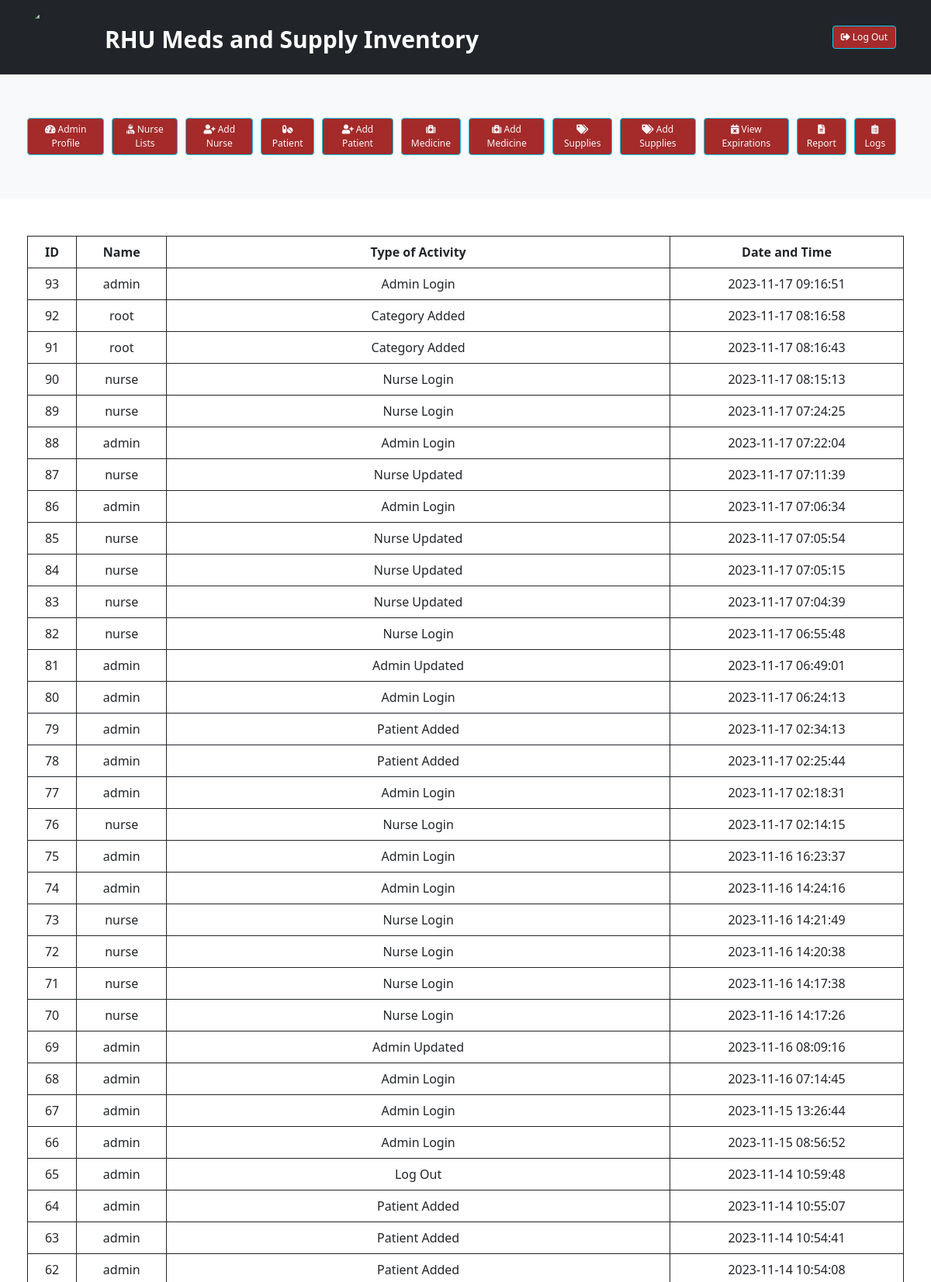
The page /activitylog.php (upper part) on the database its author committed.
### tables this page shows
CREATE TABLE `activitylogstb` (
  `id` int(11) NOT NULL,
  `accountname` varchar(255) DEFAULT NULL,
  `kindofactivity` varchar(255) NOT NULL,
  `dateandtime` datetime DEFAULT NULL
);

### activitylog.php (the view, shortened to what this page needs)
<!DOCTYPE html>
<html>
<head>
    <link href="https://cdn.jsdelivr.net/npm/bootstrap@5.0.2/dist/css/bootstrap.min.css" rel="stylesheet">
    <?php include "admin_dashboard.php";?>
</head>
<body>
<div class="container mt-5">
<table class="table table-responsive table-bordered border-dark table-hover text-center ">
        <tr>
            <th>ID</th>
            <th>Name</th>
            <th>Type of Activity</th>
            <th>Date and Time</th>
        </tr>
<?php
include "dbconfig.php";
$sql = "SELECT * FROM activitylogstb ORDER BY dateandtime DESC";
$result = $conn->query($sql);
if ($result->num_rows > 0) {
    while ($row = $result->fetch_assoc()) {
        echo "<tr>
            <td>" . $row["id"] . "</td>
            <td>" . $row["accountname"] . "</td>
            <td>" . $row["kindofactivity"] . "</td>
            <td>" . $row["dateandtime"] . "</td>
        </tr>";
    }
    echo "</table>";
} else {
    echo "No activity logs found.";
}
?>
    </div>
</body>
</html>

### admin_dashboard.php (style rules this page uses)
.container { padding: 0 5px; }

### rows shown on the page
activitylogstb: id "93", accountname "admin", kindofactivity "Admin Login", dateandtime "2023-11-17 09:16:51"
activitylogstb: id "92", accountname "root", kindofactivity "Category Added", dateandtime "2023-11-17 08:16:58"
activitylogstb: id "91", accountname "root", kindofactivity "Category Added", dateandtime "2023-11-17 08:16:43"
activitylogstb: id "90", accountname "nurse", kindofactivity "Nurse Login", dateandtime "2023-11-17 08:15:13"
activitylogstb: id "89", accountname "nurse", kindofactivity "Nurse Login", dateandtime "2023-11-17 07:24:25"
activitylogstb: id "88", accountname "admin", kindofactivity "Admin Login", dateandtime "2023-11-17 07:22:04"
activitylogstb: id "87", accountname "nurse", kindofactivity "Nurse Updated", dateandtime "2023-11-17 07:11:39"
activitylogstb: id "86", accountname "admin", kindofactivity "Admin Login", dateandtime "2023-11-17 07:06:34"
activitylogstb: id "85", accountname "nurse", kindofactivity "Nurse Updated", dateandtime "2023-11-17 07:05:54"
activitylogstb: id "84", accountname "nurse", kindofactivity "Nurse Updated", dateandtime "2023-11-17 07:05:15"
activitylogstb: id "83", accountname "nurse", kindofactivity "Nurse Updated", dateandtime "2023-11-17 07:04:39"
activitylogstb: id "82", accountname "nurse", kindofactivity "Nurse Login", dateandtime "2023-11-17 06:55:48"
activitylogstb: id "81", accountname "admin", kindofactivity "Admin Updated", dateandtime "2023-11-17 06:49:01"
activitylogstb: id "80", accountname "admin", kindofactivity "Admin Login", dateandtime "2023-11-17 06:24:13"
activitylogstb: id "79", accountname "admin", kindofactivity "Patient Added", dateandtime "2023-11-17 02:34:13"
activitylogstb: id "78", accountname "admin", kindofactivity "Patient Added", dateandtime "2023-11-17 02:25:44"
activitylogstb: id "77", accountname "admin", kindofactivity "Admin Login", dateandtime "2023-11-17 02:18:31"
activitylogstb: id "76", accountname "nurse", kindofactivity "Nurse Login", dateandtime "2023-11-17 02:14:15"
activitylogstb: id "75", accountname "admin", kindofactivity "Admin Login", dateandtime "2023-11-16 16:23:37"
activitylogstb: id "74", accountname "admin", kindofactivity "Admin Login", dateandtime "2023-11-16 14:24:16"
activitylogstb: id "73", accountname "nurse", kindofactivity "Nurse Login", dateandtime "2023-11-16 14:21:49"
activitylogstb: id "72", accountname "nurse", kindofactivity "Nurse Login", dateandtime "2023-11-16 14:20:38"
activitylogstb: id "71", accountname "nurse", kindofactivity "Nurse Login", dateandtime "2023-11-16 14:17:38"
activitylogstb: id "70", accountname "nurse", kindofactivity "Nurse Login", dateandtime "2023-11-16 14:17:26"
activitylogstb: id "69", accountname "admin", kindofactivity "Admin Updated", dateandtime "2023-11-16 08:09:16"
activitylogstb: id "68", accountname "admin", kindofactivity "Admin Login", dateandtime "2023-11-16 07:14:45"
activitylogstb: id "67", accountname "admin", kindofactivity "Admin Login", dateandtime "2023-11-15 13:26:44"
activitylogstb: id "66", accountname "admin", kindofactivity "Admin Login", dateandtime "2023-11-15 08:56:52"
activitylogstb: id "65", accountname "admin", kindofactivity "Log Out", dateandtime "2023-11-14 10:59:48"
activitylogstb: id "64", accountname "admin", kindofactivity "Patient Added", dateandtime "2023-11-14 10:55:07"
activitylogstb: id "63", accountname "admin", kindofactivity "Patient Added", dateandtime "2023-11-14 10:54:41"
activitylogstb: id "62", accountname "admin", kindofactivity "Patient Added", dateandtime "2023-11-14 10:54:08"
